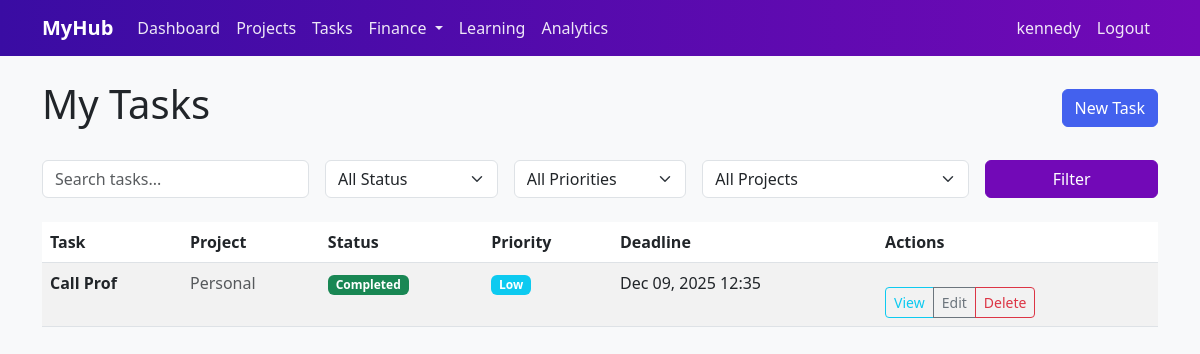
Page /tasks/ (signed in) on the committed database.
### tasks/models.py (models this page shows, shortened)
class Task(models.Model):
    STATUS_CHOICES = (
        ('pending', 'Pending'),
        ('in_progress', 'In Progress'),
        ('completed', 'Completed'),
    )
    PRIORITY_CHOICES = (
        ('low', 'Low'),
        ('medium', 'Medium'),
        ('high', 'High'),
    )
    title = models.CharField(max_length=200)
    description = models.TextField(blank=True)
    user = models.ForeignKey(settings.AUTH_USER_MODEL, on_delete=models.CASCADE, related_name='tasks')
    project = models.ForeignKey('projects.Project', on_delete=models.CASCADE, null=True, blank=True, related_name='tasks')
    status = models.CharField(max_length=20, choices=STATUS_CHOICES, default='pending')
    priority = models.CharField(max_length=10, choices=PRIORITY_CHOICES, default='medium')
    deadline = models.DateTimeField(null=True, blank=True)
    created_at = models.DateTimeField(auto_now_add=True)
    updated_at = models.DateTimeField(auto_now=True)
    completed_at = models.DateTimeField(null=True, blank=True)
    class Meta:
        ordering = ['-created_at']
    def is_overdue(self):
        if self.deadline and self.status != 'completed':
            return timezone.now() > self.deadline
        return False

### tasks/views.py (the view)
# urls.py: path('', TaskListView.as_view(), name='task_list'),
class TaskListView(LoginRequiredMixin, generic.ListView):
    model = Task
    template_name = 'tasks/task_list.html'
    paginate_by = 20
    def get_queryset(self):
        queryset = Task.objects.filter(user=self.request.user).select_related('project', 'user')
        search_query = self.request.GET.get('search', '')
        status_filter = self.request.GET.get('status', '')
        priority_filter = self.request.GET.get('priority', '')
        project_filter = self.request.GET.get('project', '')
        if search_query:
            queryset = queryset.filter(
                Q(title__icontains=search_query) |
                Q(description__icontains=search_query)
            )
        if status_filter:
            queryset = queryset.filter(status=status_filter)
        if priority_filter:
            queryset = queryset.filter(priority=priority_filter)
        if project_filter:
            queryset = queryset.filter(project_id=project_filter)
        return queryset.order_by('-created_at')
    def get_context_data(self, **kwargs):
        context = super().get_context_data(**kwargs)
        context['search_query'] = self.request.GET.get('search', '')
        context['status_filter'] = self.request.GET.get('status', '')
        context['priority_filter'] = self.request.GET.get('priority', '')
        context['project_filter'] = self.request.GET.get('project', '')
        context['user_projects'] = self.request.user.projects.all()
        return context

### templates/tasks/task_list.html (shortened to what this page needs)
{% extends "base.html" %}
{% load static %}
{% block content %}
<div class="d-flex justify-content-between align-items-center mb-4">
    <h1>My Tasks</h1>
    <a href="{% url 'tasks:task_create' %}" class="btn btn-primary">New Task</a>
</div>
<form method="get" class="mb-4">
    <div class="row g-3">
        <div class="col-md-3">
            <input type="text" name="search" class="form-control" placeholder="Search tasks..." value="{{ search_query }}">
        </div>
        <div class="col-md-2">
            <select name="status" class="form-select">
                <option value="">All Status</option>
            </select>
        </div>
        <div class="col-md-2">
            <select name="priority" class="form-select">
                <option value="">All Priorities</option>
            </select>
        </div>
        <div class="col-md-3">
            <select name="project" class="form-select">
                <option value="">All Projects</option>
            </select>
        </div>
        <div class="col-md-2">
            <button type="submit" class="btn btn-secondary w-100">Filter</button>
        </div>
    </div>
</form>
<div class="table-responsive">
    <table class="table table-striped">
        <thead>
            <tr>
                <th>Task</th>
                <th>Project</th>
                <th>Status</th>
                <th>Priority</th>
                <th>Deadline</th>
                <th>Actions</th>
            </tr>
        </thead>
        <tbody>
            {% for task in object_list %}
                <tr {% if task.is_overdue %}class="table-danger"{% endif %}>
                    <td>
                        <strong>{{ task.title }}</strong><br>
                    </td>
                    <td>
                        {% if task.project %}
                            <a href="{% url 'projects:project_detail' task.project.pk %}">{{ task.project.title }}</a>
                        {% else %}
                            <span class="text-muted">Personal</span>
                        {% endif %}
                    </td>
                    <td>
                        <span class="badge
                            {% if task.status == 'completed' %}bg-success
                            {% elif task.status == 'in_progress' %}bg-primary
                            {% else %}bg-secondary{% endif %}">
                            {{ task.get_status_display }}
                        </span>
                    </td>
                    <td>
                        <span class="badge
                            {% if task.priority == 'high' %}bg-danger
                            {% elif task.priority == 'medium' %}bg-warning
                            {% else %}bg-info{% endif %}">
                            {{ task.get_priority_display }}
                        </span>
                    </td>
                    <td>
                        {% if task.deadline %}
                            {{ task.deadline|date:"M d, Y H:i" }}
                        {% else %}
                            <span class="text-muted">-</span>
                        {% endif %}
                    </td>
                    <td>
                        <div class="btn-group">
                            <a href="{% url 'tasks:task_detail' task.pk %}" class="btn btn-sm btn-outline-info">View</a>
                            <a href="{% url 'tasks:task_update' task.pk %}" class="btn btn-sm btn-outline-secondary">Edit</a>
                            <a href="{% url 'tasks:task_delete' task.pk %}" class="btn btn-sm btn-outline-danger">Delete</a>
                        </div>
                    </td>
                </tr>
            {% empty %}
                <tr>
                    <td colspan="6">No tasks yet. <a href="{% url 'tasks:task_create' %}">Create one</a>!</td>
                </tr>
            {% endfor %}
        </tbody>
    </table>
</div>
{% endblock %}

### templates/base.html (shortened to what this page needs)
{% load static %}
<!DOCTYPE html>
<html lang="en">
<head>
    <link href="https://cdn.jsdelivr.net/npm/bootstrap@5.3.0/dist/css/bootstrap.min.css" rel="stylesheet">
    <link rel="stylesheet" href="https://cdn.jsdelivr.net/npm/bootstrap-icons@1.11.1/font/bootstrap-icons.css">
    <link rel="stylesheet" href="{% static 'css/style.css' %}">
</head>
<body>
    <nav class="navbar navbar-expand-lg navbar-dark bg-dark">
        <div class="container">
            <a class="navbar-brand" href="{% url 'projects:project_list' %}">MyHub</a>
            <div class="collapse navbar-collapse" id="navbarNav">
                <ul class="navbar-nav">
                    <li class="nav-item">
                        <a class="nav-link" href="{% url 'home' %}">Dashboard</a>
                    </li>
                    <li class="nav-item">
                        <a class="nav-link" href="{% url 'projects:project_list' %}">Projects</a>
                    </li>
                    <li class="nav-item">
                        <a class="nav-link" href="{% url 'tasks:task_list' %}">Tasks</a>
                    </li>
                    <li class="nav-item dropdown">
                        <a class="nav-link dropdown-toggle" href="#" id="financeDropdown" role="button" data-bs-toggle="dropdown">
                            Finance
                        </a>
                    </li>
                    <li class="nav-item">
                        <a class="nav-link" href="{% url 'learning:course_list' %}">Learning</a>
                    </li>
                    <li class="nav-item">
                        <a class="nav-link" href="{% url 'analytics:event_list' %}">Analytics</a>
                    </li>
                </ul>
                <ul class="navbar-nav ms-auto">
                    {% if user.is_authenticated %}
                        <li class="nav-item">
                            <span class="nav-link">{{ user.username }}</span>
                        </li>
                        <li class="nav-item">
                            <form method="post" action="{% url 'logout' %}" style="display: inline;">
                                <button type="submit" class="btn nav-link" style="border: none; background: none; cursor: pointer;">Logout</button>
                            </form>
                        </li>
                    {% endif %}
                </ul>
            </div>
        </div>
    </nav>
    <div class="container mt-4">
        {% block content %}
        {% endblock %}
    </div>
</body>
</html>

### static/css/style.css (style rules this page uses)
:root { --color-neon-pink: #F72585; --color-purple: #7209B7; --color-grape: #3A0CA3; --color-blue: #4361EE; --color-sky-blue: #4CC9F0; }
body { background-color: #f8f9fa; }
.navbar { background-color: var(--color-grape) !important; background: linear-gradient(to right, var(--color-grape), var(--color-purple)); }
.navbar-brand { font-weight: bold; color: white !important; }
.nav-link { color: rgba(255, 255, 255, 0.9) !important; transition: color 0.3s ease; }
.btn-primary { background-color: var(--color-blue); border-color: var(--color-blue); }
.btn-secondary { background-color: var(--color-purple); border-color: var(--color-purple); }
a { color: var(--color-blue); text-decoration: none; }
.btn-group { margin-top: 1rem; }

### rows in the picture
Task: title "Call Prof", shows "Personal", status "Completed", priority "Low", deadline "Dec 09, 2025 12:35"

### other values in the picture
{{ user.username }} "kennedy"
